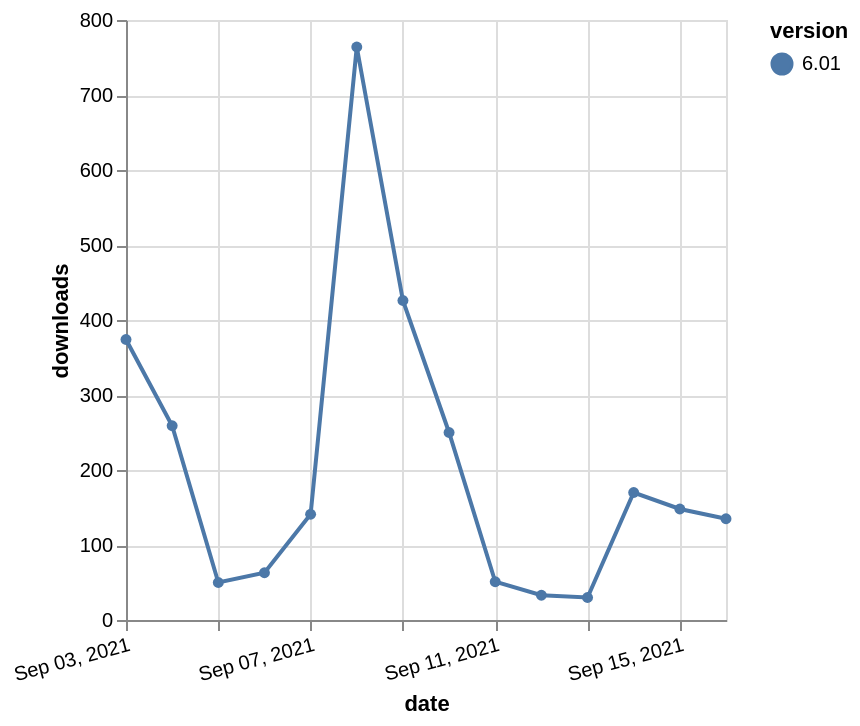

Write the Vega-Lite specification saved for this chart.
### Vega-Lite specification from a JSON file in a GitHub repository (floating-point values rounded to 4 significant figures)
{"$schema": "https://vega.github.io/schema/vega-lite/v5.json", "description": "A simple bar chart with embedded data.", "data": {"values": [{"date": "2021-09-03", "total": 171198, "delta": 374, "version": "6.01"}, {"date": "2021-09-04", "total": 171457, "delta": 259, "version": "6.01"}, {"date": "2021-09-05", "total": 171507, "delta": 50, "version": "6.01"}, {"date": "2021-09-06", "total": 171570, "delta": 63, "version": "6.01"}, {"date": "2021-09-07", "total": 171711, "delta": 141, "version": "6.01"}, {"date": "2021-09-08", "total": 172475, "delta": 764, "version": "6.01"}, {"date": "2021-09-09", "total": 172901, "delta": 426, "version": "6.01"}, {"date": "2021-09-10", "total": 173151, "delta": 250, "version": "6.01"}, {"date": "2021-09-11", "total": 173202, "delta": 51, "version": "6.01"}, {"date": "2021-09-12", "total": 173235, "delta": 33, "version": "6.01"}, {"date": "2021-09-13", "total": 173265, "delta": 30, "version": "6.01"}, {"date": "2021-09-14", "total": 173435, "delta": 170, "version": "6.01"}, {"date": "2021-09-15", "total": 173583, "delta": 148, "version": "6.01"}, {"date": "2021-09-16", "total": 173718, "delta": 135, "version": "6.01"}]}, "width": "container", "mark": {"type": "line", "point": {"filled": true}}, "encoding": {"x": {"field": "date", "type": "temporal", "timeUnit": "yearmonthdate", "title": "date", "axis": {"labelAngle": -15}}, "y": {"field": "delta", "type": "quantitative", "title": "downloads"}, "color": {"field": "version", "type": "nominal"}, "tooltip": {"field": "delta"}}}
